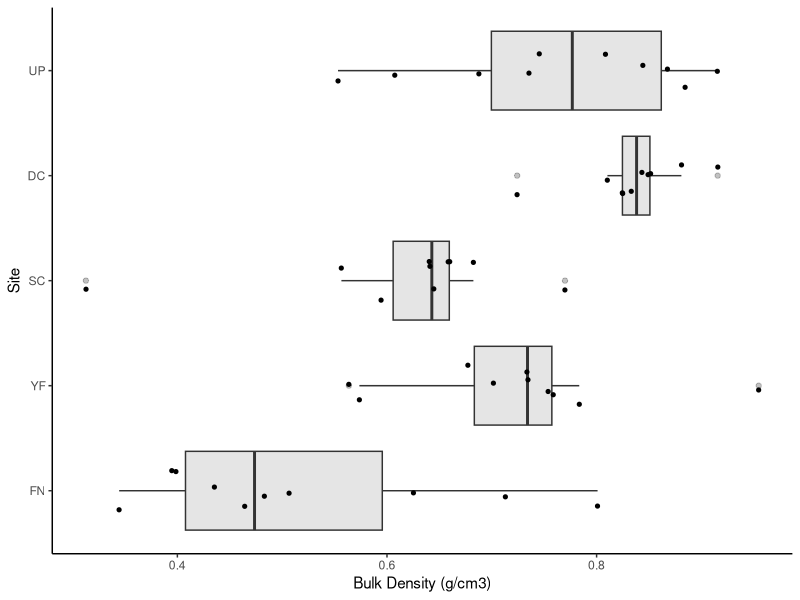

Reproduce this figure in R.
### Bulk Density -
library(tidyverse)

BulkDensity <- read.csv("Data/BulkDensity/2021_BulkDensity.csv")

BulkDensity <- BulkDensity %>% 
  mutate(SoilMass = Weight_SoilTray-Weight_Tray) %>% 
  mutate(SoilMassAdj = SoilMass - (Materials_volume_mL_end - Materials_volume_mL_start)) %>%
  mutate(SoilBulkDensity = 
           (SoilMassAdj / 308.89)) # units = g/cm^3, where 308.89 is the volume of the bulk density corer

# PLOTS

BulkDensity <- 
  BulkDensity %>% 
  mutate(Latitude = case_when(
    (Site == "FN") ~ "South",
    (Site == "YF") ~ "South",
    (Site == "SC") ~ "South",
    (Site == "DC") ~ "North",
    (Site == "MC") ~ "North",
    (Site == "UP") ~ "North"))

BulkDensity %>%
  mutate(Site = factor(Site, levels = c("FN", "YF", "SC", "DC", "MC", "UP"))) %>%
  ggplot(aes(y=SoilBulkDensity, x=Site)) +
  geom_boxplot(alpha=0.3, fill = "dark gray") +  
  geom_jitter(width = .2, color = "black", size = 1.1) +
  theme_classic() +
  coord_flip() +
  #geom_vline(xintercept = 3.5, linetype = "dotted") + 
  labs(x="Site", y = "Bulk Density (g/cm3)")
